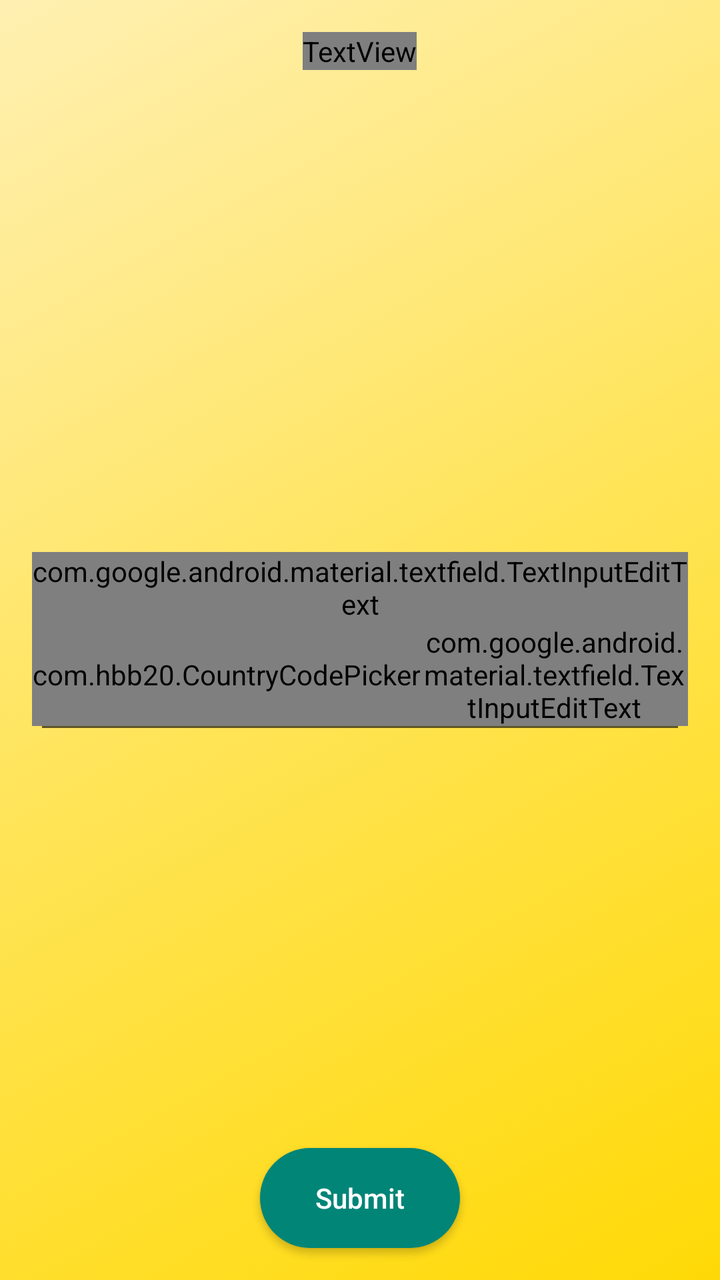
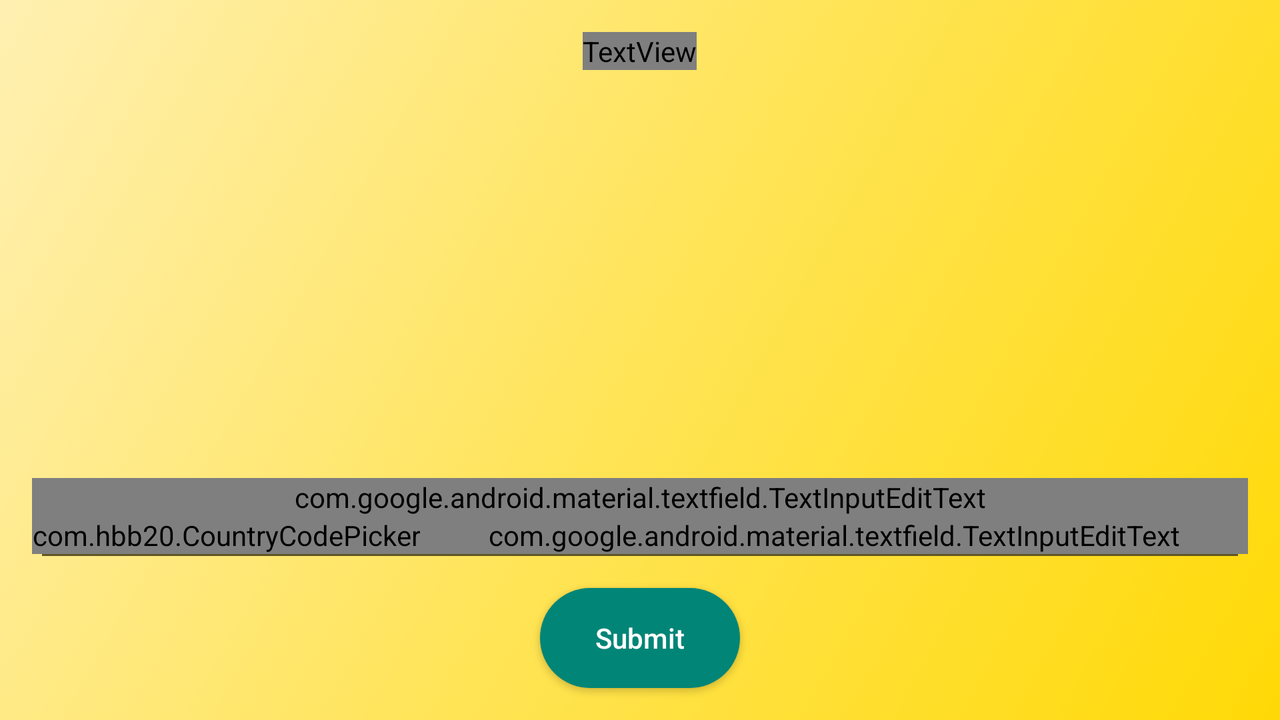

First picture: res/layout/ on a phone held upright. Second picture: the repository's own variant of that layout, on a device whose configuration matches the variant's folder. Source for both follows.
<!-- AndroidManifest.xml: application theme AppTheme -->
<!-- res/layout/fragment_contact_details.xml -->
<?xml version="1.0" encoding="utf-8"?>
<RelativeLayout
        xmlns:android="http://schemas.android.com/apk/res/android"
        xmlns:tools="http://schemas.android.com/tools"
        xmlns:app="http://schemas.android.com/apk/res-auto"
        android:layout_width="match_parent" android:layout_height="match_parent"
        android:orientation="vertical"
        android:background="@drawable/yellow_background"
        tools:context=".fragments.ContactFragment">

    <TextView
            android:id="@+id/contact_details_fragment_title_text_view"
            android:layout_marginTop="@dimen/margin_16dp"
            android:textSize="@dimen/text_32sp"
            android:layout_centerHorizontal="true"
            android:layout_width="wrap_content"
            android:layout_height="wrap_content"
            android:fontFamily="@font/tusj"
            android:text="@string/contact_details"
    />

    <androidx.recyclerview.widget.RecyclerView
            android:overScrollMode="never"
            android:layout_below="@+id/contact_details_fragment_title_text_view"
            android:layout_above="@+id/contact_details_fragment_contact_details_container"
            android:id="@+id/contact_details_fragment_recycler_view"
            android:layout_width="match_parent"
            tools:listitem="@layout/contact_list_item"
            android:layout_height="wrap_content">

    </androidx.recyclerview.widget.RecyclerView>

    <LinearLayout
            android:layout_marginTop="@dimen/margin_4dp"
            android:id="@+id/contact_details_fragment_contact_details_container"
            android:gravity="center"
            android:layout_marginStart="@dimen/margin_16dp"
            android:layout_marginEnd="@dimen/margin_16dp"
            android:orientation="vertical"
            android:layout_width="match_parent"
            android:layout_centerInParent="true"
            android:layout_height="wrap_content">


        <com.google.android.material.textfield.TextInputLayout
                android:id="@+id/contact_details_fragment_fname_til"
                android:layout_width="match_parent"
                android:layout_height="wrap_content">

            <com.google.android.material.textfield.TextInputEditText
                    android:id="@+id/contact_details_fragment_fname_tie"
                    android:layout_width="match_parent"
                    android:tag="@string/full_name"
                    android:hint="@string/full_name"
                    android:fontFamily="@font/tusj"
                    android:inputType="text|textCapSentences"
                    android:layout_height="wrap_content"/>
        </com.google.android.material.textfield.TextInputLayout>


        <LinearLayout
                android:layout_width="match_parent"
                android:layout_height="wrap_content">

            <com.hbb20.CountryCodePicker
                    android:id="@+id/contact_details_fragment_country_code_picker"
                    android:gravity="center"
                    app:ccp_defaultNameCode="IL"
                    android:layout_width="wrap_content"
                    android:layout_height="match_parent">

            </com.hbb20.CountryCodePicker>

            <com.google.android.material.textfield.TextInputLayout
                    android:id="@+id/contact_details_fragment_phone_til"
                    android:layout_width="match_parent"
                    android:layout_height="match_parent">

                <com.google.android.material.textfield.TextInputEditText
                        android:id="@+id/contact_details_fragment_phone_tie"
                        android:hint="@string/phone_number"
                        android:inputType="numberDecimal"
                        android:fontFamily="@font/tusj"
                        android:tag="@string/phone_number"
                        android:background="@android:color/transparent"
                        android:layout_width="match_parent"
                        android:layout_height="match_parent"/>
            </com.google.android.material.textfield.TextInputLayout>

        </LinearLayout>


        <View
                android:id="@+id/contact_details_fragment_phone_underline_view"
                android:layout_marginStart="5dp"
                android:layout_marginEnd="5dp"
                android:background="@color/phone_underline"
                android:layout_width="match_parent"
                android:layout_height="1dp"
        />

    </LinearLayout>

    <Button
            android:background="@drawable/rounded_purple_button_background"
            android:textColor="@android:color/white"
            android:padding="12dp"
            android:layout_centerHorizontal="true"
            android:textAllCaps="false"
            android:layout_marginBottom="@dimen/margin_16dp"
            android:layout_alignParentBottom="true"
            android:text="@string/submit"
            android:id="@+id/contact_details_fragment_submit_button"
            android:layout_width="wrap_content"
            android:layout_height="wrap_content"/>

    <ProgressBar
            android:visibility="gone"
            android:layout_centerInParent="true"
            android:id="@+id/contact_details_fragment_progress_bar"
            android:layout_width="@dimen/size_100dp"
            android:layout_height="@dimen/size_100dp"/>
</RelativeLayout>
<!-- res/layout/contact_list_item.xml (included above) -->
<?xml version="1.0" encoding="utf-8"?>
<androidx.cardview.widget.CardView
        xmlns:android="http://schemas.android.com/apk/res/android"
        xmlns:app="http://schemas.android.com/apk/res-auto"
        android:id="@+id/contact_list_item_card_view"
        android:layout_marginTop="@dimen/margin_4dp"
        android:layout_marginStart="@dimen/margin_16dp"
        android:layout_marginEnd="@dimen/margin_16dp"
        app:cardElevation="@dimen/margin_4dp"
        app:cardUseCompatPadding="true"
        android:layout_width="match_parent"
        android:layout_height="wrap_content">

    <LinearLayout
            android:orientation="vertical"
            android:padding="@dimen/margin_16dp"
            android:layout_width="match_parent"
            android:layout_height="match_parent">

        <TextView
                android:textSize="@dimen/text_size16sp"
                android:id="@+id/contact_list_item_fullname_text_view"
                android:layout_width="wrap_content"
                android:layout_height="wrap_content"/>

        <TextView
                android:layout_marginTop="@dimen/margin_4dp"
                android:textSize="@dimen/text_size16sp"
                android:id="@+id/contact_list_item_phone_text_view"
                android:layout_width="wrap_content"
                android:layout_height="wrap_content"/>

    </LinearLayout>

</androidx.cardview.widget.CardView>
<!-- resources referenced by this layout -->
<resources>
  <color name="phone_underline">#5F5625</color>
  <dimen name="margin_16dp">16dp</dimen>
  <dimen name="margin_4dp">4dp</dimen>
  <dimen name="size_100dp">100dp</dimen>
  <dimen name="text_32sp">32sp</dimen>
  <dimen name="text_size16sp">16sp</dimen>
  <!-- drawable rounded_purple_button_background (drawable) -->
  <?xml version="1.0" encoding="utf-8"?>
  <shape xmlns:android="http://schemas.android.com/apk/res/android" android:shape="rectangle" >
  
      <size android:width="100dp"
          android:height="50dp"/>
  
  
      <solid android:color="@color/colorPrimary"/>
  
      <corners
          android:topLeftRadius="100dp"
          android:topRightRadius="100dp"
          android:bottomLeftRadius="100dp"
          android:bottomRightRadius="100dp"/>
  
  </shape>
  <!-- drawable yellow_background (drawable-v24) -->
  <?xml version="1.0" encoding="utf-8"?>
  <selector xmlns:android="http://schemas.android.com/apk/res/android">
  
      <item>
          <shape>
              <gradient
                      android:angle="135"
                      android:startColor="#ffd906"
                      android:centerColor="#ffe457"
                      android:endColor="@color/yellow_light"
                      android:type="linear"
              />
          </shape>
      </item>
  </selector>
  <string name="contact_details">Contact Details</string>
  <string name="full_name">Full name</string>
  <string name="phone_number">Phone number</string>
  <string name="submit">Submit</string>
  <style name="AppTheme" parent="Theme.AppCompat.Light.DarkActionBar">
          
          <item name="colorPrimary">@color/colorPrimary</item>
          <item name="colorPrimaryDark">@color/colorPrimaryDark</item>
          <item name="colorAccent">@color/colorAccent</item>
          <item name="actionOverflowMenuStyle">@style/OverflowMenu</item>
      </style>
  <color name="colorPrimary">#008577</color>
  <color name="yellow_light">#fff0b2</color>
  <color name="colorPrimaryDark">#00574B</color>
  <color name="colorAccent">#153FA0</color>
  <style name="OverflowMenu" parent="Widget.AppCompat.PopupMenu.Overflow">
          <item name="android:windowDisablePreview">true</item>
          <item name="overlapAnchor">false</item>
          <item name="android:dropDownVerticalOffset">5.0dp</item>
          <item name="android:popupBackground">#8FFF</item>
      </style>
</resources>
<!-- res/layout-land/fragment_contact_details.xml (the author's variant of the layout above) -->
<!-- drawn on the phone turned sideways -->
<?xml version="1.0" encoding="utf-8"?>
<RelativeLayout
        xmlns:android="http://schemas.android.com/apk/res/android"
        xmlns:tools="http://schemas.android.com/tools"
        xmlns:app="http://schemas.android.com/apk/res-auto"
        android:layout_width="match_parent" android:layout_height="match_parent"
        android:orientation="vertical"
        android:background="@drawable/yellow_background"
        tools:context=".fragments.ContactFragment">

    <TextView
            android:id="@+id/contact_details_fragment_title_text_view"
            android:layout_marginTop="@dimen/margin_16dp"
            android:textSize="@dimen/text_32sp"
            android:layout_centerHorizontal="true"
            android:layout_width="wrap_content"
            android:layout_height="wrap_content"
            android:fontFamily="@font/tusj"
            android:text="@string/contact_details"
    />

    <androidx.recyclerview.widget.RecyclerView
            android:overScrollMode="never"
            android:layout_below="@+id/contact_details_fragment_title_text_view"
            android:layout_above="@+id/contact_details_fragment_contact_details_container"
            android:id="@+id/contact_details_fragment_recycler_view"
            android:layout_width="match_parent"
            tools:listitem="@layout/contact_list_item"
            android:layout_height="wrap_content">

    </androidx.recyclerview.widget.RecyclerView>

    <LinearLayout
            android:layout_above="@+id/contact_details_fragment_submit_button"
            android:layout_marginBottom="@dimen/margin_16dp"
            android:id="@+id/contact_details_fragment_contact_details_container"
            android:gravity="center"
            android:layout_marginStart="@dimen/margin_16dp"
            android:layout_marginEnd="@dimen/margin_16dp"
            android:orientation="vertical"
            android:layout_width="match_parent"
            android:layout_centerInParent="true"
            android:layout_height="wrap_content">


        <com.google.android.material.textfield.TextInputLayout
                android:id="@+id/contact_details_fragment_fname_til"
                android:layout_width="match_parent"
                android:layout_height="wrap_content">

            <com.google.android.material.textfield.TextInputEditText
                    android:id="@+id/contact_details_fragment_fname_tie"
                    android:layout_width="match_parent"
                    android:tag="@string/full_name"
                    android:hint="@string/full_name"
                    android:fontFamily="@font/tusj"
                    android:inputType="text"
                    android:layout_height="wrap_content"/>
        </com.google.android.material.textfield.TextInputLayout>


        <LinearLayout
                android:layout_width="match_parent"
                android:layout_height="wrap_content">

            <com.hbb20.CountryCodePicker
                    android:id="@+id/contact_details_fragment_country_code_picker"
                    android:gravity="center"
                    app:ccp_defaultNameCode="IL"
                    android:layout_width="wrap_content"
                    android:layout_height="match_parent">

            </com.hbb20.CountryCodePicker>

            <com.google.android.material.textfield.TextInputLayout
                    android:id="@+id/contact_details_fragment_phone_til"
                    android:layout_width="match_parent"
                    android:layout_height="match_parent">

                <com.google.android.material.textfield.TextInputEditText
                        android:id="@+id/contact_details_fragment_phone_tie"
                        android:hint="@string/phone_number"
                        android:inputType="phone"
                        android:fontFamily="@font/tusj"
                        android:tag="@string/phone_number"
                        android:background="@android:color/transparent"
                        android:layout_width="match_parent"
                        android:layout_height="match_parent"/>
            </com.google.android.material.textfield.TextInputLayout>

        </LinearLayout>


        <View
                android:id="@+id/contact_details_fragment_phone_underline_view"
                android:layout_marginStart="5dp"
                android:layout_marginEnd="5dp"
                android:background="@color/phone_underline"
                android:layout_width="match_parent"
                android:layout_height="1dp"
        />

    </LinearLayout>

    <Button
            android:background="@drawable/rounded_purple_button_background"
            android:textColor="@android:color/white"
            android:padding="12dp"
            android:layout_centerHorizontal="true"
            android:textAllCaps="false"
            android:layout_marginBottom="@dimen/margin_16dp"
            android:layout_alignParentBottom="true"
            android:text="@string/submit"
            android:id="@+id/contact_details_fragment_submit_button"
            android:layout_width="wrap_content"
            android:layout_height="wrap_content"/>

    <ProgressBar
            android:visibility="gone"
            android:layout_centerInParent="true"
            android:id="@+id/contact_details_fragment_progress_bar"
            android:layout_width="@dimen/size_100dp"
            android:layout_height="@dimen/size_100dp"/>
</RelativeLayout>
